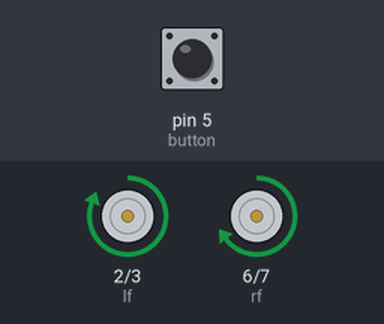
Recording of a sketch running on a simulated Arduino Uno, built with avr-gcc and run on an emulated ATmega328P. On the bench: motor-driver pin pairs drawn as motors (green arrow = first pin HIGH = forward, orange = second pin HIGH = backward, longer = more drive). Inputs (shaded band) come from the test bench; at power-on: pin 5 (button) LOW.

Above: at 1.5 s.
At 3.5 s:
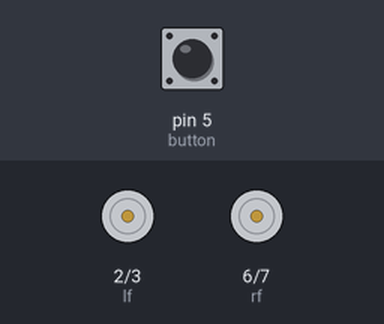
Timing chart, 0 to 5.2 s (numbered marks = the images above):
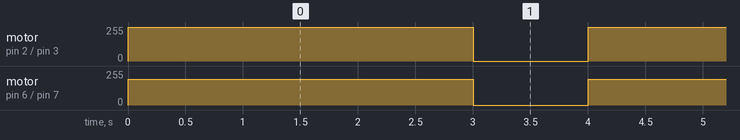

The sketch:

variable_move.ino
```cpp
//parker davis
//variable loops


int lf = 2;
int lb = 3;
int rf = 6;
int rb = 7;
int button = 5;


void setup() {
  // put your setup code here, to run once:
pinMode(lf,OUTPUT);
pinMode(lb,OUTPUT);
pinMode(rf,OUTPUT);
pinMode(rb,OUTPUT);
pinMode(button,INPUT);

do{}while(digitalRead(button)==1);

}

void loop() {
  // put your main code here, to run repeatedly:
for(int x =0;x<4;x++)
{
  analogWrite(lf,255);
  analogWrite(rf,195);
  analogWrite(lb,0);
  analogWrite(rb,0);
  delay (3000);
  analogWrite(lf,0);
  analogWrite(rf,0);
  delay(1000);
}
do{}while(digitalRead(button)==1);
}
```

Measured:
- by itself, motor on pin 2 (lf) / pin 3 (lb): alternates forward 255/255 for 3.0 s and stopped for 1.0 s
- by itself, motor on pin 6 (rf) / pin 7 (rb): alternates forward 195/255 for 3.0 s and stopped for 1.0 s
